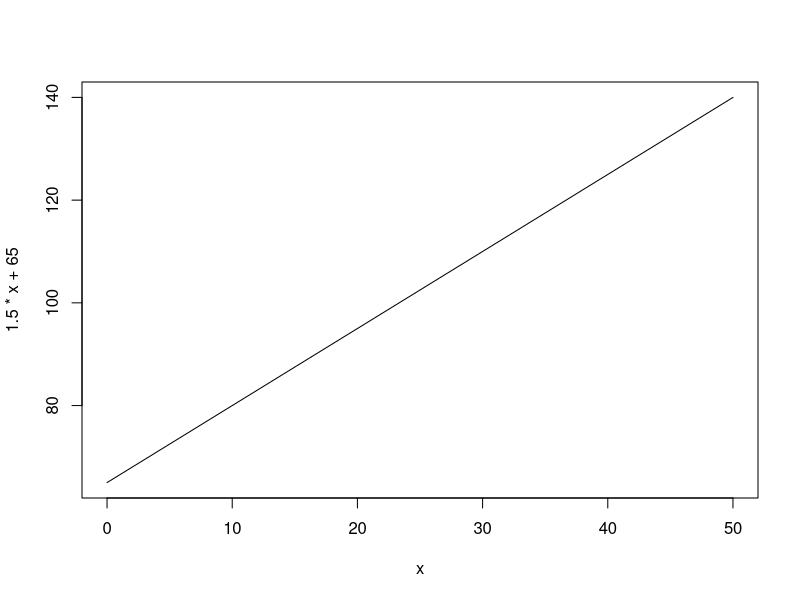

R code for this plot:
## ---- chunk 1
library(tidyverse)
## ---- chunk 2
survey <- tibble(age_groups = c('18-29','30-40','45-64','65+') ,response = c(50,60,40,30), surv_pop = c(200,250,300,250))
 

survey |> mutate(weighted_response = response*surv_pop/sum(surv_pop)) |> summarize(sum(weighted_response))

#> 44.5
## ---- chunk 3
weights = c(.12,.15,.31,.42)
print(sum(weights))
survey |> mutate(pop_weighted = weights*response) |> summarize(sum(pop_weighted))

## ---- chunk 4
x <- 0:50
plot(x, 1.5*x +65, type = 'l')

## ---- chunk 5
rho <- .3
h_mean <- 69.1
h_std <- 2.9
w_mean <- 63.7
w_std <- 2.7

mean_avg = (h_mean + w_mean)/2
#> 66.4

std_avg = sqrt(h_std^2 + w_std^2 + 2*rho*w_std*h_std)/2
#> 2.26

# Verify
  
sig <- matrix(c(h_std^2, rho*h_std*w_std, rho*h_std*w_std, w_std^2), nrow=2)
samples <- MASS::mvrnorm(10000, c(h_mean,w_mean), Sigma = sig )
samples <-as_tibble(samples)
colnames(samples) <- c('h','w')

samples |> mutate(avg = (w+h)/2) |> summarize(mean = mean(avg), std = sd(avg))
